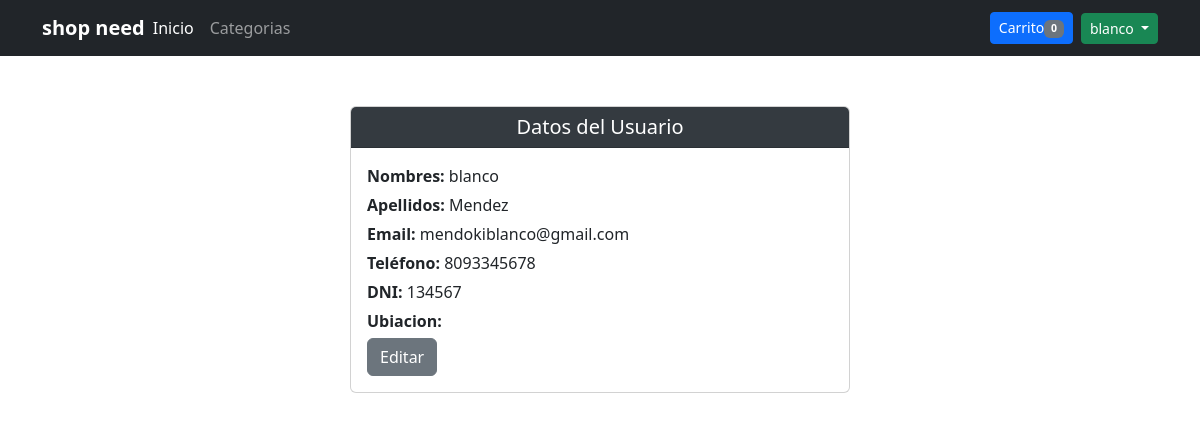
Page /usuario.php (signed in) on the committed database.
### tables this page shows
CREATE TABLE `clientes` (
  `nombres` varchar(80) NOT NULL,
  `apellidos` varchar(80) NOT NULL,
  `email` varchar(50) NOT NULL,
  `telefono` varchar(20) NOT NULL,
  `dni` varchar(20) NOT NULL,
  `estatus` tinyint(4) NOT NULL,
  `fecha_alta` datetime NOT NULL,
  `fecha_modifica` int(11) DEFAULT NULL,
  `fecha_baja` int(11) DEFAULT NULL,
  `ubicacion` varchar(100) NOT NULL,
  `id` int(11) NOT NULL
);

### usuario.php (the view, shortened to what this page needs)
<?php
$db = new Database();
$con = $db->conectar();
if (!empty($_SESSION['user_cliente'])) {
    $usuario_id = $_SESSION['user_cliente'];
    $sql_usuario = $con->prepare("SELECT * FROM clientes WHERE id = ?");
    $sql_usuario->execute([$usuario_id]);
    $usuario = $sql_usuario->fetch(PDO::FETCH_ASSOC);
} else {
    header("Location: login.php");
    exit;
}
?>
<!DOCTYPE html>
<html lang="en">
<head>
    <link href="https://cdn.jsdelivr.net/npm/bootstrap@5.3.2/dist/css/bootstrap.min.css" rel="stylesheet">
    <link href="CSS/estilo.css" rel="stylesheet">
</head>
<body>
    <?php include 'menu.php'; ?>
    <main class="container">
        <div class="card">
            <div class="card-header">
                <h5 class="card-title text-center">Datos del Usuario</h5>
            </div>
            <div class="card-body">
                <p><strong>Nombres:</strong> <?php echo $usuario['nombres']; ?></p>
                <p><strong>Apellidos:</strong> <?php echo $usuario['apellidos']; ?></p>
                <p><strong>Email:</strong> <?php echo $usuario['email']; ?></p>
                <p><strong>Teléfono:</strong> <?php echo $usuario['telefono']; ?></p>
                <p><strong>DNI:</strong> <?php echo $usuario['dni']; ?></p>
                <p><strong>Ubiacion:</strong> <?php echo $usuario['ubicacion']; ?></p>
                <a href="EditarUsuario.php" class="btn btn-secondary">Editar</a>
            </div>
        </div>
    </main>
</body>
</html>

### usuario.php (style rules this page uses)
.card { margin-top: 50px; max-width: 500px; margin-left: auto; margin-right: auto; }
.card-header { background-color: #343a40; color: white; }
.card-title { margin-bottom: 0; }
.card-body p { margin-bottom: 5px; }

### rows in the picture
clientes: nombres "blanco", apellidos "Mendez", email "mendokiblanco@gmail.com", telefono "8093345678", dni "134567"

### other values in the picture
$num_cart "0"
$_SESSION['user_name'] "blanco"
